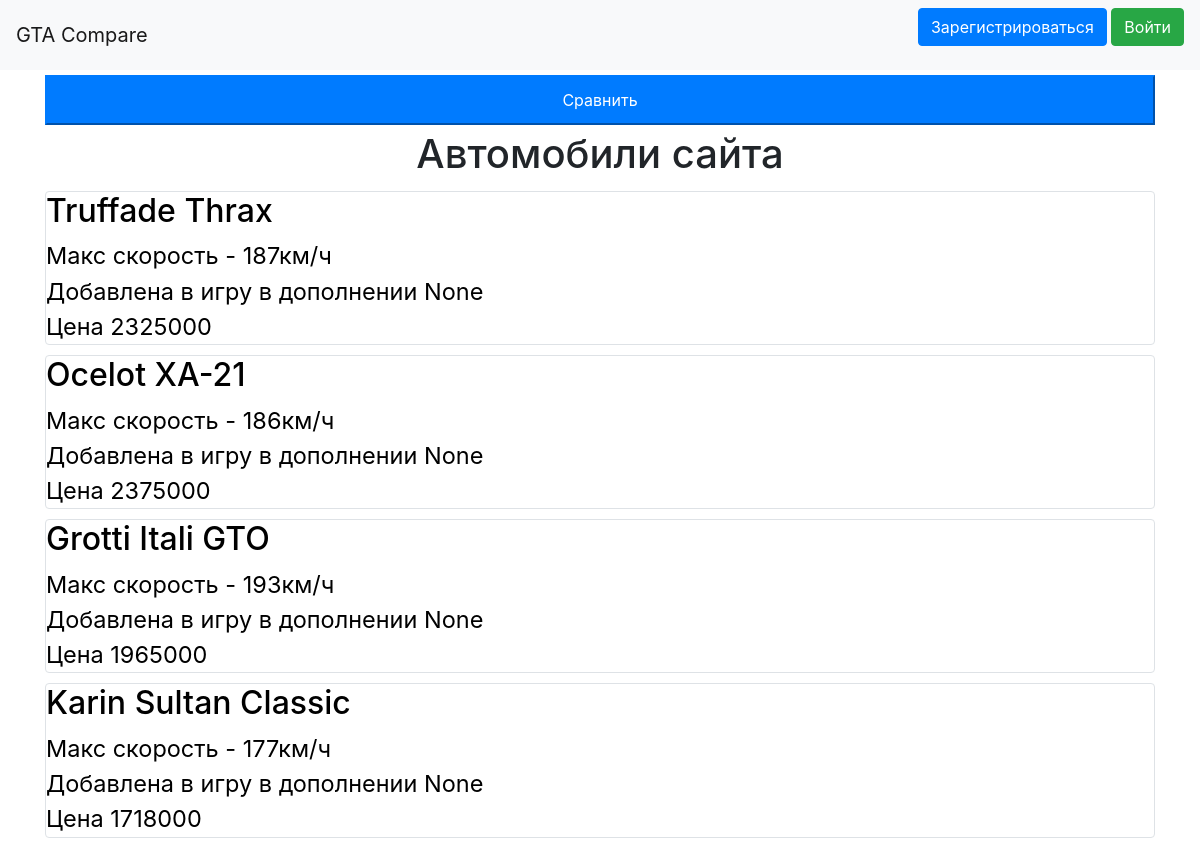
/, run on an earlier commit of the app's database.
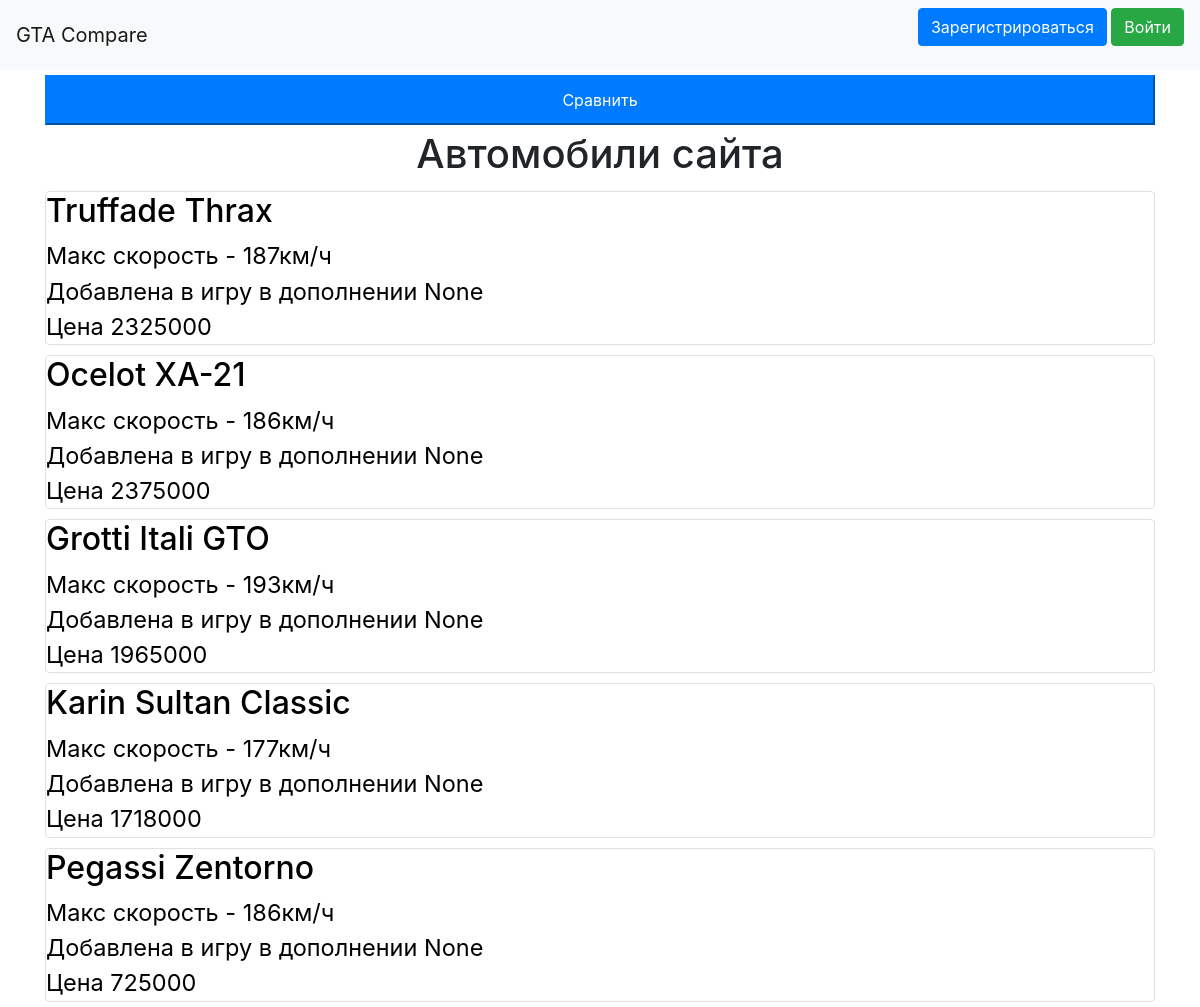
And on a later commit of the database.
### data/car.py (models this page shows, shortened)
class Car(SqlAlchemyBase, JSONEncoder):
    __tablename__ = 'cars'
    id = sqlalchemy.Column(
        sqlalchemy.Integer, primary_key=True, autoincrement=True)
    name = sqlalchemy.Column(sqlalchemy.String, nullable=True)
    maxSpeed = sqlalchemy.Column(sqlalchemy.Integer, nullable=True)
    mass = sqlalchemy.Column(sqlalchemy.Integer, nullable=True)
    persons = sqlalchemy.Column(sqlalchemy.Integer, nullable=True)
    engineType = sqlalchemy.Column(sqlalchemy.String, nullable=True)
    buyPryce = sqlalchemy.Column(sqlalchemy.Integer, nullable=True)
    sellPryce = sqlalchemy.Column(sqlalchemy.Integer, nullable=True)
    mil14 = sqlalchemy.Column(sqlalchemy.Float, nullable=True)
    mil12 = sqlalchemy.Column(sqlalchemy.Float, nullable=True)
    mil1 = sqlalchemy.Column(sqlalchemy.Float, nullable=True)
    control = sqlalchemy.Column(sqlalchemy.Float, nullable=True)
    stop = sqlalchemy.Column(sqlalchemy.Float, nullable=True)
    clas = sqlalchemy.Column(sqlalchemy.String, nullable=True)
    privod = sqlalchemy.Column(sqlalchemy.String, nullable=True)
    addedInGameDlS = sqlalchemy.Column(sqlalchemy.String)

### main.py (the view)
@app.route("/")
def index():
    cars = session.query(Car)
    if request.args.get('name') != None:
        cars = cars.filter(Car.name.like(f"%"+request.args.get('name')+"%"))
    return render_template("index.html", cars=cars, title='Выбор тс')

### templates/index.html
{% extends "base.html" %}
{% block content %}
<link rel="stylesheet" href="{{url_for('static',filename='css/index.css')}}">
<div class="CompareBlok">
    <a class="CompareBlokLink" href="https://gtacompare.herokuapp.com/select">
        <button class="btn-primary CompareBlokLinkButton">Сравнить</button>
    </a>
</div>
<h1 class="pageTitle">Автомобили сайта</h1>
{% for item in cars%}
<a class="carLink" href="https://gtacompare.herokuapp.com/info/{{item.id}}">
    <div class="col-md6 border rounded">
        <h2>{{item.name}}</h2>
        <div>
            Макс скорость - {{item.maxSpeed}}км/ч
        </div>
        <div>
            Добавлена в игру в дополнении {{item.addedInGameDlS}}
        </div>
        <div>
            Цена {{item.buyPryce}}
        </div>
    </div>
</a>
{% endfor %}
{% endblock %}

### templates/base.html (shortened to what this page needs)
<!doctype html>
<html lang="ru">
<head>
    <link rel="stylesheet" href="https://stackpath.bootstrapcdn.com/bootstrap/4.4.1/css/bootstrap.min.css"
>
</head>
<body>
    <header>
        <nav class="navbar navbar-light bg-light">
            <a class="navbar-brand" href="https://gtacompare.herokuapp.com/">GTA Compare</a>
            {% if current_user.is_authenticated %}
            <a class="navbar-brand" href="/logout">{{current_user.username}}</a>
            {% else %}
            <p>
                <a class="btn btn-primary " href="/register">Зарегистрироваться</a>
                <a class="btn btn-success" href="/login">Войти</a>
            </p>
            {% endif %}
        </nav>
    </header>
    <main role="main" class="container">
        {% block content %}{% endblock %}
    </main>
</body>
</html>

### static/css/index.css (style rules this page uses)
.carLink { font-size: 23.5px; color: #000; text-decoration: none; max-width: 300; display: block; padding: 5px 0px; transition: all .3s; }
.pageTitle { text-align: center; }
.CompareBlok { width: 100%; height: 60px; display: flex; justify-content: center; padding-bottom: 5px; padding-top: 5px; }
.CompareBlokLink { width: 100%; height: 100%; }
.CompareBlokLinkButton { width: 100%; height: 100%; }

What changed in the data, as far as the page shows it:
added Car: name "Pegassi Zentorno", maxSpeed "186", addedInGameDlS "None", buyPryce "725000"
